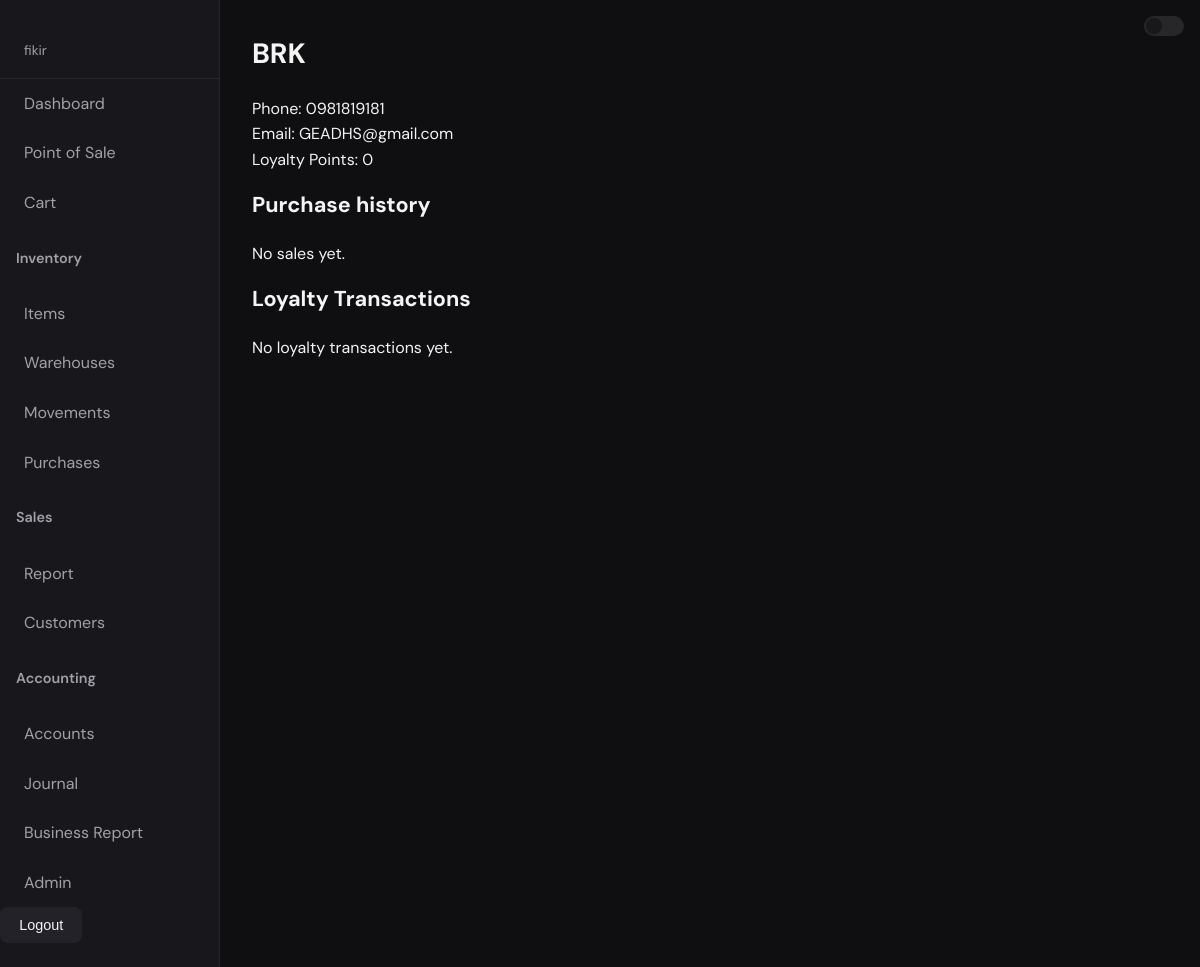
Page /sales/customers/1/ (signed in) on the earlier database version.
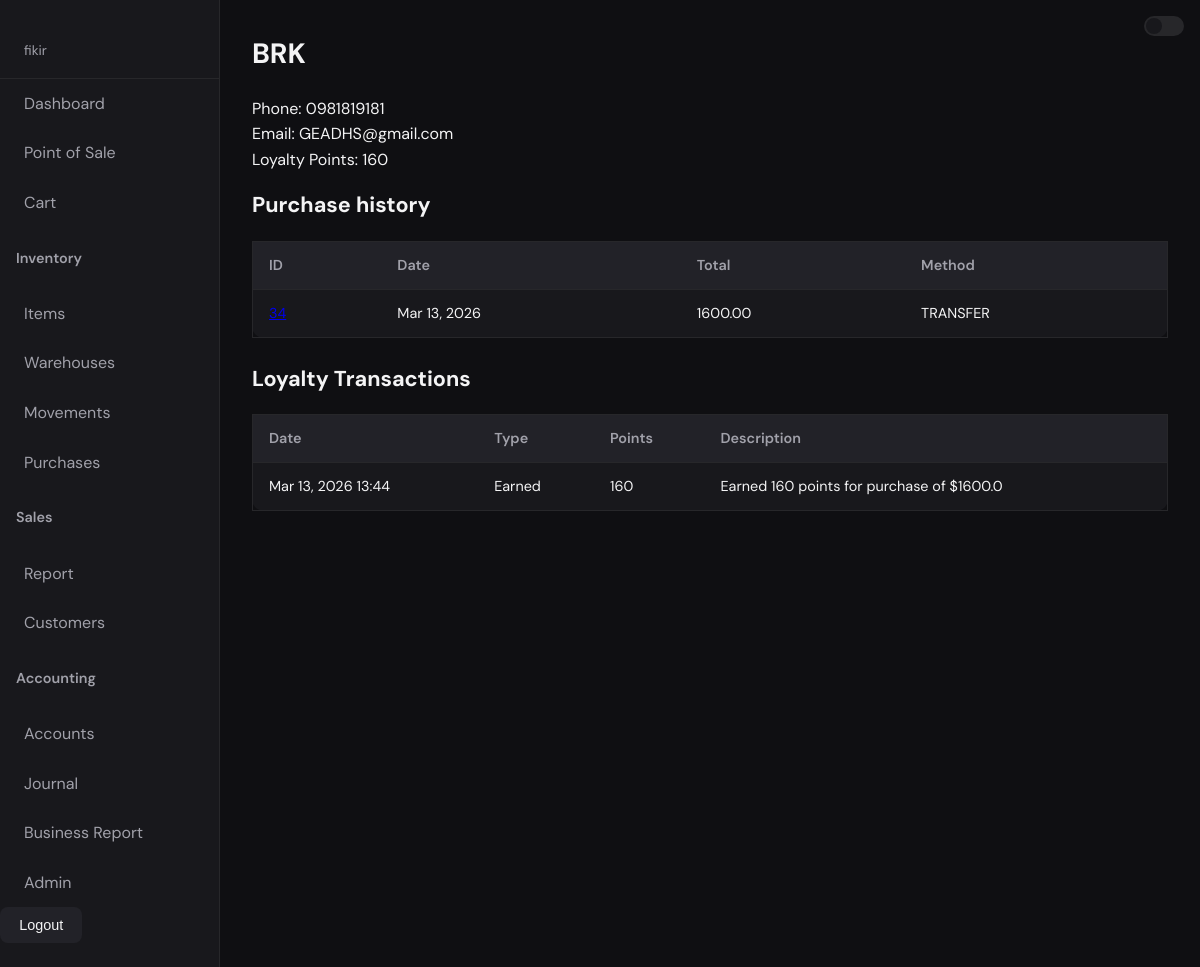
Same page on the later database version.
### sales/models.py (models this page shows, shortened)
class Customer(models.Model):
    name = models.CharField(max_length=100)
    phone = models.CharField(max_length=50, blank=True)
    email = models.EmailField(blank=True)
    address = models.TextField(blank=True)
    credit_limit = models.DecimalField(max_digits=10, decimal_places=2, default=0)
    loyalty_points = models.PositiveIntegerField(default=0, help_text="Accumulated loyalty points")

class Sale(models.Model):
    PAYMENT_METHOD_CHOICES = [
        ("CASH", "Cash"),
        ("CREDIT", "Credit"),
        ("ATM", "ATM"),
        ("TRANSFER", "Bank Transfer"),
        ("MOBILE", "Mobile Payment"),
        ("OTHER", "Other"),
    ]
    date = models.DateTimeField(auto_now_add=True)
    payment_method = models.CharField(
        max_length=20,
        choices=PAYMENT_METHOD_CHOICES,
        default="CASH",
    )
    total_amount = models.FloatField(default=0)
    customer = models.ForeignKey(
        "sales.Customer",
        null=True,
        blank=True,
        on_delete=models.SET_NULL,
        help_text="Customer who made the purchase",
    )

class LoyaltyTransaction(models.Model):
    TRANSACTION_TYPES = [
        ("EARN", "Earned"),
        ("SPEND", "Spent"),
    ]
    customer = models.ForeignKey(Customer, on_delete=models.CASCADE)
    sale = models.ForeignKey(Sale, null=True, blank=True, on_delete=models.SET_NULL, help_text="Sale that triggered the transaction")
    points = models.IntegerField(help_text="Points earned (positive) or spent (negative)")
    transaction_type = models.CharField(max_length=10, choices=TRANSACTION_TYPES)
    date = models.DateTimeField(auto_now_add=True)
    description = models.CharField(max_length=200, blank=True)

### sales/views.py (the view)
# urls.py: path("customers/<int:pk>/", customer_detail, name="customer_detail"),
@login_required
def customer_detail(request, pk):
    from .models import Customer, LoyaltyTransaction
    cust = get_object_or_404(Customer, id=pk)
    sales = Sale.objects.filter(customer=cust).prefetch_related('items')
    transactions = LoyaltyTransaction.objects.filter(customer=cust).order_by('-date')
    return render(request, "sales/customer_detail.html", {"customer": cust, "sales": sales, "transactions": transactions})

### sales/templates/sales/customer_detail.html (shortened to what this page needs)
{% extends "base.html" %}
{% block content %}
<h1>{{ customer.name }}</h1>
<p>
    {% if customer.phone %}Phone: {{ customer.phone }}<br>{% endif %}
    {% if customer.email %}Email: {{ customer.email }}<br>{% endif %}
    Loyalty Points: {{ customer.loyalty_points }}
</p>
<h2>Purchase history</h2>
{% if sales %}
<table class="card">
    <thead><tr><th>ID</th><th>Date</th><th>Total</th><th>Method</th></tr></thead>
    <tbody>
    {% for s in sales %}
    <tr>
        <td><a href="{% url 'invoice' s.id %}">{{ s.id }}</a></td>
        <td>{{ s.date|date:"M d, Y" }}</td>
        <td>{{ s.total_amount|floatformat:2 }}</td>
        <td>{{ s.payment_method }}</td>
    </tr>
    {% endfor %}
    </tbody>
</table>
{% else %}
<p>No sales yet.</p>
{% endif %}
<h2>Loyalty Transactions</h2>
{% if transactions %}
<table class="card">
    <thead><tr><th>Date</th><th>Type</th><th>Points</th><th>Description</th></tr></thead>
    <tbody>
    {% for t in transactions %}
    <tr>
        <td>{{ t.date|date:"M d, Y H:i" }}</td>
        <td>{{ t.get_transaction_type_display }}</td>
        <td>{{ t.points }}</td>
        <td>{{ t.description }}</td>
    </tr>
    {% endfor %}
    </tbody>
</table>
{% else %}
<p>No loyalty transactions yet.</p>
{% endif %}
{% endblock %}

Differences in the rows shown:
changed Customer "BRK": loyalty_points "0" → "160"
added Sale: date "Mar 13, 2026", total_amount "1600.00", payment_method "TRANSFER"
added LoyaltyTransaction: date "Mar 13, 2026 13:44", transaction_type "Earned", points "160", description "Earned 160 points for purchase of $1600.0"
Other differences:
text no longer shown: "No sales yet. No loyalty transactions yet."
text now shown: "ID Date Total Method Date Type Points Description"
